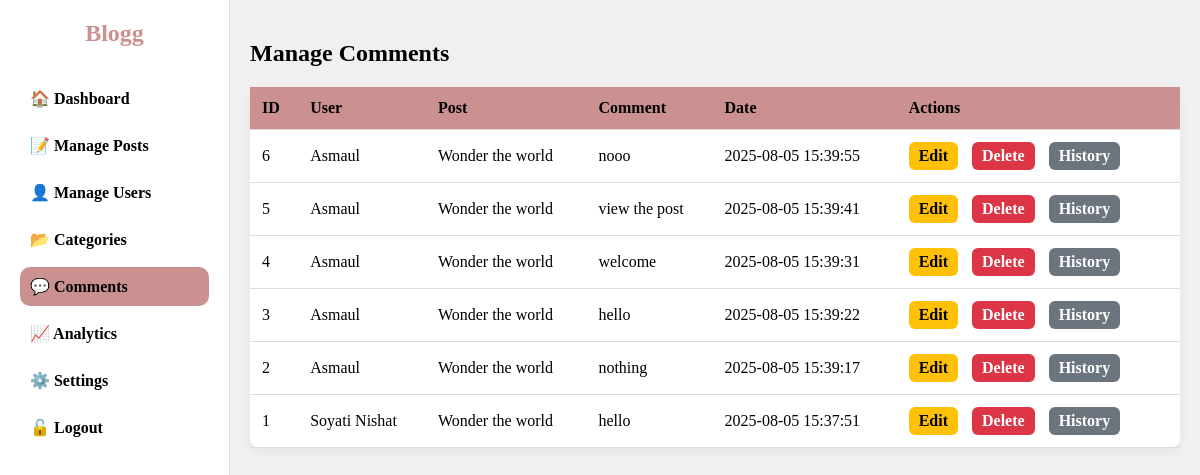
The app's page /admin/manage-comments.php (signed in), older data.
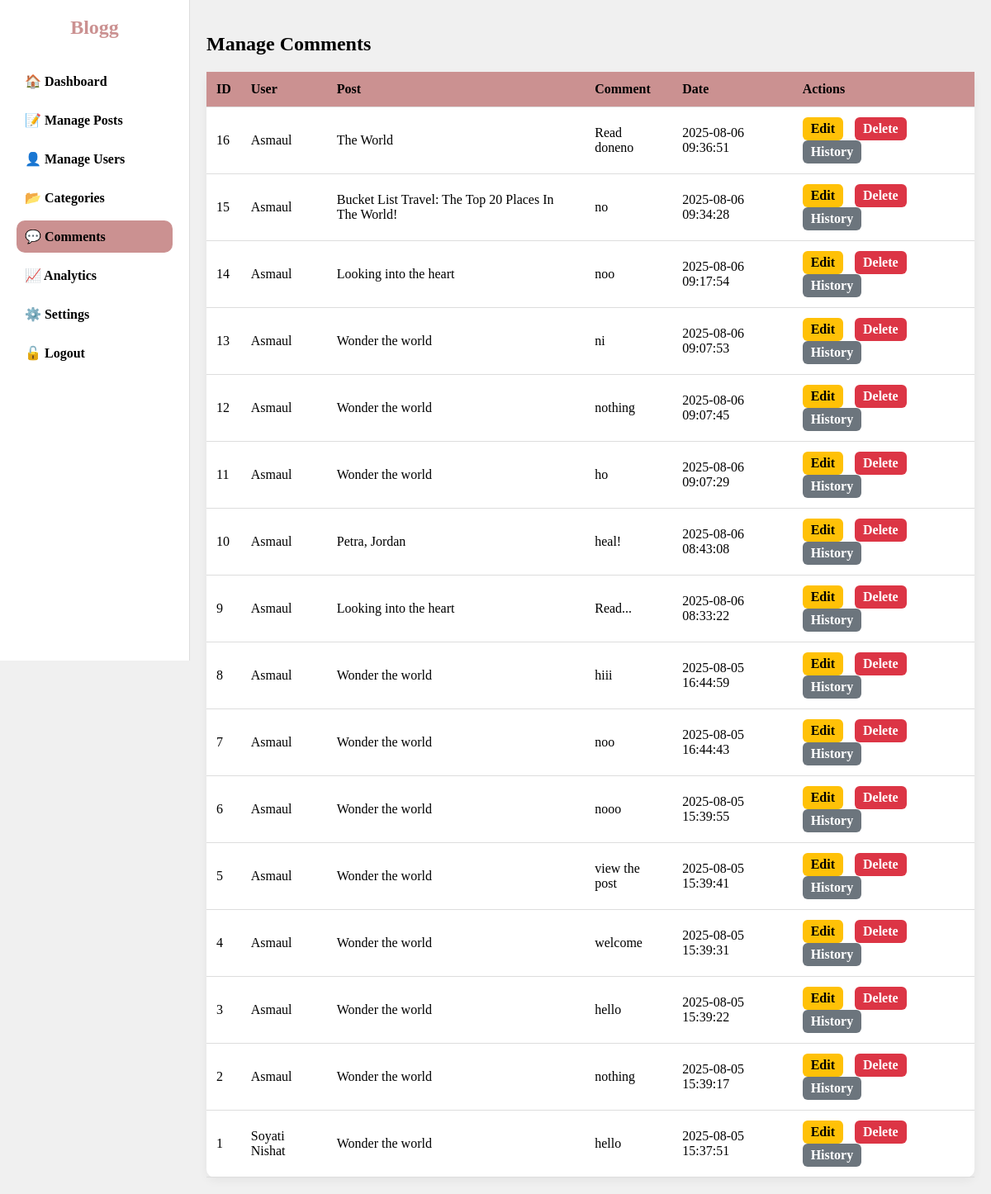
The same page, newer data.
### tables this page shows
CREATE TABLE `comments` (
  `id` int(11) NOT NULL,
  `user_id` int(11) NOT NULL,
  `username` varchar(50) NOT NULL,
  `post_id` int(11) NOT NULL,
  `parent_id` int(11) DEFAULT NULL,
  `comment` text NOT NULL,
  `is_hidden` tinyint(1) DEFAULT 0,
  `created_at` datetime DEFAULT current_timestamp()
);

CREATE TABLE `users` (
  `id` int(11) NOT NULL,
  `fullname` varchar(100) DEFAULT NULL,
  `username` varchar(50) NOT NULL,
  `email` varchar(100) NOT NULL,
  `password` varchar(255) NOT NULL,
  `role` enum('admin','blogger','reader') DEFAULT 'reader',
  `bio` text DEFAULT NULL,
  `profile_image` varchar(255) DEFAULT NULL,
  `created_at` timestamp NOT NULL DEFAULT current_timestamp()
);

CREATE TABLE `posts` (
  `id` int(11) NOT NULL,
  `user_id` int(11) DEFAULT NULL,
  `title` varchar(255) NOT NULL,
  `content` text NOT NULL,
  `image` varchar(255) DEFAULT NULL,
  `category_id` int(11) DEFAULT NULL,
  `status` enum('draft','published','archived') DEFAULT 'published',
  `created_at` timestamp NOT NULL DEFAULT current_timestamp(),
  `updated_at` timestamp NOT NULL DEFAULT current_timestamp() ON UPDATE current_timestamp(),
  `views` int(11) NOT NULL DEFAULT 0,
  `author` varchar(255) NOT NULL DEFAULT 'Admin'
);

### admin/manage-comments.php (the view, shortened to what this page needs)
<?php
require_once '../php/config.php';
$stmt = $conn->query("
    SELECT c.id, c.comment, c.created_at, u.username, p.title AS post_title
    FROM comments c
    JOIN users u ON c.user_id = u.id
    JOIN posts p ON c.post_id = p.id
    ORDER BY c.created_at DESC
");
$comments = $stmt->fetch_all(MYSQLI_ASSOC);
?>
<!DOCTYPE html>
<html lang="en">
<head>
</head>
<body>
<aside class="sidebar">
  <a href="../index.php" class="logo">Blogg</a>
  <nav>
    <a href="dashboard.php">🏠 Dashboard</a>
    <a href="manage-posts.php">📝 Manage Posts</a>
    <a href="manage-users.php">👤 Manage Users</a>
    <a href="categories.php">📂 Categories</a>
    <a href="manage-comments.php" class="active">💬 Comments</a>
    <a href="analytics-blog.php">📈 Analytics</a>
    <a href="settings.php">⚙️ Settings</a>
    <a href="logout.php">🔓 Logout</a>
  </nav>
</aside>
<div class="main-content">
  <h2>Manage Comments</h2>
  <table>
    <tr>
      <th>ID</th>
      <th>User</th>
      <th>Post</th>
      <th>Comment</th>
      <th>Date</th>
      <th>Actions</th>
    </tr>
    <?php foreach($comments as $c): ?>
      <tr>
        <td><?= $c['id'] ?></td>
        <td><?= htmlspecialchars($c['username']) ?></td>
        <td><?= htmlspecialchars($c['post_title']) ?></td>
        <td><?= htmlspecialchars($c['comment']) ?></td>
        <td><?= $c['created_at'] ?></td>
        <td class="actions">
          <a href="edit-comment.php?id=<?= $c['id'] ?>" class="edit-btn">Edit</a>
          <a href="delete-comment.php?id=<?= $c['id'] ?>" class="delete-btn" onclick="return confirm('Delete this comment?')">Delete</a>
          <a href="edit-history.php?id=<?= $c['id'] ?>" class="history-btn">History</a>
        </td>
      </tr>
    <?php endforeach; ?>
  </table>
</div>
</body>
</html>

### admin/manage-comments.php (style rules this page uses)
body { margin: 0; font-family: 'Merriweather', serif; background: #f0f0f0; color: #000; display: flex; }
.sidebar { width: 230px; background: #fff; border-right: 1px solid #ddd; padding: 20px; box-sizing: border-box; height: 100vh; position: fixed; left: 0; top: 0; overflow-y: auto; }
.sidebar .logo { font-size: 1.5rem; font-weight: 700; color: #cb9191; text-align: center; margin-bottom: 2rem; text-decoration: none; display: block; }
.sidebar nav a { display: block; padding: 10px; text-decoration: none; color: #000; font-weight: 600; margin-bottom: 8px; border-radius: 10px; }
.sidebar nav a:hover, .sidebar nav a.active { background: #cb9191; color: #000; }
.main-content { flex: 1; margin-left: 230px; padding: 20px; box-sizing: border-box; }
table { width: 100%; border-collapse: collapse; background: #fff; border-radius: 10px; box-shadow: 0 4px 12px rgba(0,0,0,0.05); }
th, td { padding: 12px; border-bottom: 1px solid #ddd; text-align: left; }
th { background: #cb9191; color: #000; }
.actions a { text-decoration: none; margin-right: 10px; padding: 5px 10px; border-radius: 6px; font-weight: 600; display: inline-block; }
.edit-btn { background: #ffc107; color: #000; }
.delete-btn { background: #dc3545; color: #fff; }
.history-btn { background: #6c757d; color: #fff; }

Row changes from the older to the newer data that the page shows:
added comments: id "16", user.username "Asmaul", post.title "The World", comment "Read doneno", created_at "2025-08-06 09:36:51"
added comments: id "15", user.username "Asmaul", post.title "Bucket List Travel: The Top 20 Places In The World!", comment "no", created_at "2025-08-06 09:34:28"
added comments: id "14", user.username "Asmaul", post.title "Looking into the heart", comment "noo", created_at "2025-08-06 09:17:54"
added comments: id "13", user.username "Asmaul", post.title "Wonder the world", comment "ni", created_at "2025-08-06 09:07:53"
added comments: id "12", user.username "Asmaul", post.title "Wonder the world", comment "nothing", created_at "2025-08-06 09:07:45"
added comments: id "11", user.username "Asmaul", post.title "Wonder the world", comment "ho", created_at "2025-08-06 09:07:29"
added comments: id "10", user.username "Asmaul", post.title "Petra, Jordan", comment "heal!", created_at "2025-08-06 08:43:08"
added comments: id "9", user.username "Asmaul", post.title "Looking into the heart", comment "Read...", created_at "2025-08-06 08:33:22"
added comments: id "8", user.username "Asmaul", post.title "Wonder the world", comment "hiii", created_at "2025-08-05 16:44:59"
added comments: id "7", user.username "Asmaul", post.title "Wonder the world", comment "noo", created_at "2025-08-05 16:44:43"
